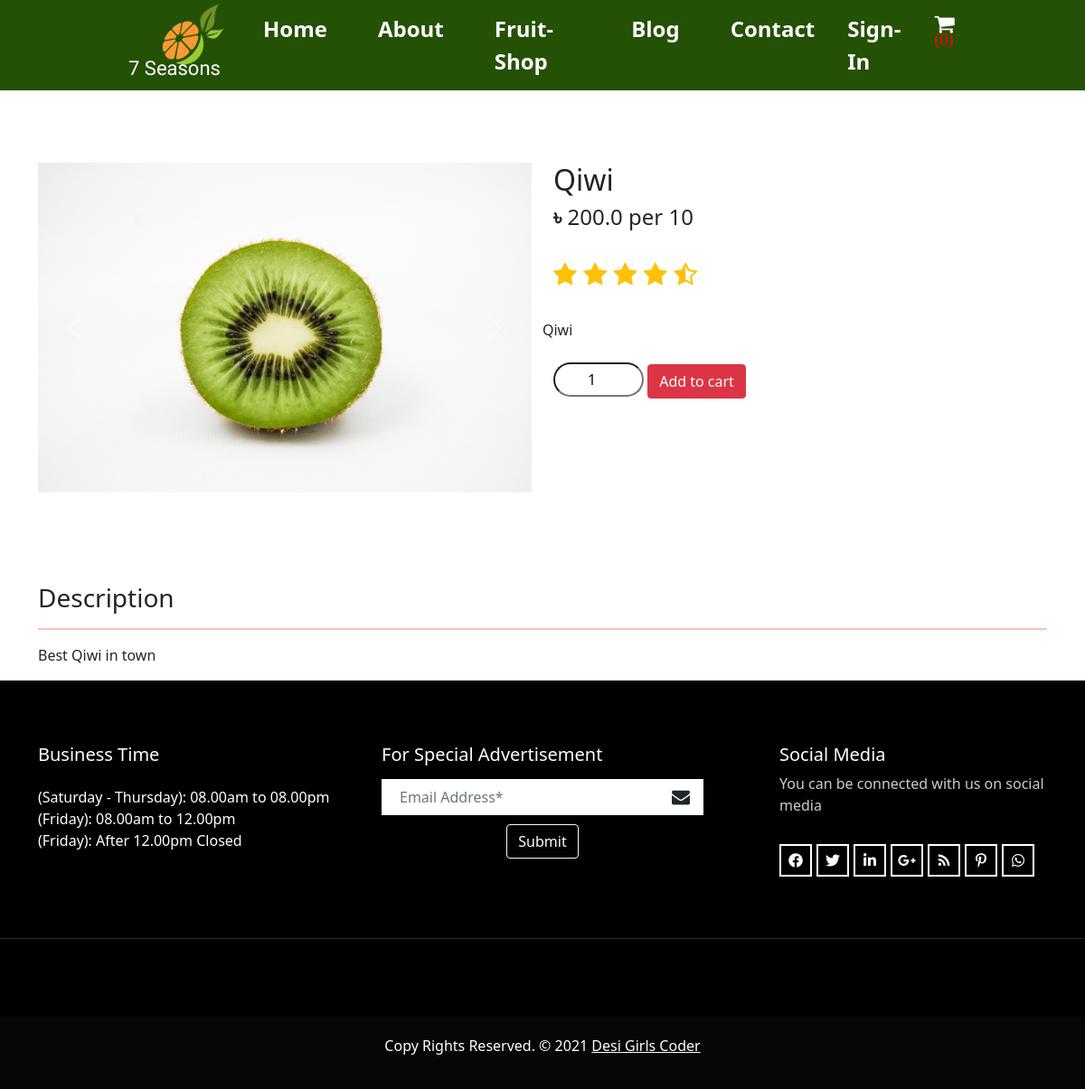
Page /single-fruit/3/ on the committed database.
### App_product/models.py (models this page shows)
class FruitModel(models.Model):
    vendor = models.ForeignKey(User, on_delete=models.CASCADE, related_name='vendor')
    main_image = models.ImageField(upload_to='Product_image/')
    image1 = models.ImageField(upload_to='Product_image/')
    image2 = models.ImageField(upload_to='Product_image/')
    image3 = models.ImageField(upload_to='Product_image/')
    name = models.CharField(max_length=264)
    seasons = ListCharField(base_field=models.CharField(max_length=20, choices=season_choice), size=20,
                            max_length=(20 * 50))
    preview_text = models.TextField(max_length=200, verbose_name='Preview Text')
    details_text = models.TextField(max_length=10000, verbose_name='Description')
    availability = models.BooleanField(default=False)
    unit = models.CharField(max_length=100)
    price = models.FloatField(verbose_name='Price per unit')
    created_date = models.DateTimeField(auto_now_add=True)
    def __str__(self):
        return self.name
    class Meta:
        ordering = ['name', ]

### App_product/views.py (the view)
# urls.py: path('single-fruit/<pk>/', views.fruit_details, name='single-fruit'),
def fruit_details(request, pk):
    try:
        IsSeller = SellerModel.objects.get(seller=request.user)
    except:
        IsSeller = None
    fruit = FruitModel.objects.get(id=pk)
    if request.user.is_authenticated:
        cart_item = Cart.objects.filter(user=request.user, purchased=False).count()
    else:
        cart_item = 0
    content = {
        'fruit': fruit,
        'cart_item': cart_item,
        'IsSeller': IsSeller,
    }
    return render(request, 'App_product/fruit_details.html', context=content)

### templates/App_product/fruit_details.html (shortened to what this page needs)
{% extends 'base.html' %}
{% block main %}
    <div class="container" style="margin-top: 80px;">
        <div class="row">
            <div class="col-md-6">
                <div id="carouselExampleControls" class="carousel slide" data-ride="carousel">
                    <div class="carousel-inner">
                        <div class="carousel-item active carousel-item-left">
                            <img class="d-block w-100" src="{{ fruit.image1.url }}" alt="Second slide">
                        </div>
                    </div>
                    <a class="carousel-control-prev" href="#carouselExampleControls" role="button" data-slide="prev">
                        <span class="carousel-control-prev-icon" aria-hidden="true"></span> <span class="sr-only">Previous</span>
                    </a> <a class="carousel-control-next" href="#carouselExampleControls" role="button"
                            data-slide="next"> <span class="carousel-control-next-icon" aria-hidden="true"></span>  </a>
                </div>
            </div>
            <div class="col-md-6">
                <div class="row">
                    <h2>{{ fruit.name }}</h2>
                </div>
                <div class="row">
                    <h4><b>৳</b> {{ fruit.price }} per {{ fruit.unit }}</h4>
                </div>
                <div class="row">
                    <h3 class="text-warning">
                        <i class="fa fa-star" aria-hidden="true"></i>
                        <i class="fa fa-star" aria-hidden="true"></i>
                        <i class="fa fa-star" aria-hidden="true"></i>
                        <i class="fa fa-star" aria-hidden="true"></i>
                        <i class="fa fa-star-half-o" aria-hidden="true"></i>
                    </h3>
                </div>
                <div class="row mt-4">
                    {{ fruit.preview_text|safe }}
                </div>
                <div class="row mt-4">
                    <form method="post" action="{% url 'App_order:add-to-cart' %}">
                        <input type="number" name="quantity" min="1" value="1" id="id-quantity">
                        <button class="btn btn-danger">Add to cart</button>
                    </form>
                </div>
            </div>
        </div>
    </div>
    <div class="container" style="margin-top: 100px;">
        <h3>
            Description
        </h3>
        <hr style="border: 1px solid #ff0000;">
        <p>{{ fruit.details_text }}</p>
    </div>
{% endblock %}

### templates/base.html (shortened to what this page needs)
<!doctype html>
<html lang="en">
<head>
    {% load static %}
    <link href="https://cdn.jsdelivr.net/npm/bootstrap@5.0.2/dist/css/bootstrap.min.css" rel="stylesheet"
>
    <link rel="stylesheet" href="https://cdnjs.cloudflare.com/ajax/libs/font-awesome/5.15.3/css/all.min.css">
    <link rel="stylesheet" href="https://cdnjs.cloudflare.com/ajax/libs/font-awesome/4.7.0/css/font-awesome.min.css">
</head>
<body>
<header>
    <nav class="navbar navbar-expand-lg" style="background-color: #245105; height: 100px;">
        <div class="container-fluid">
            <a class="navbar-brand" href="{% url 'App_product:home' %}" id="id-7seasons">
                <img class="logo-7-seasons" src="{% static 'images/orange_logo_3.png' %}" alt="Seven Seasons logo">
                <h4>7 Seasons</h4>
            </a>
            <div class="collapse navbar-collapse" id="navbarSupportedContent">
                <ul class="navbar-nav mx-auto mb-2 mb-lg-0" id="id-centered-menu">
                    <li class="nav-item">
                        <a class="nav-link" id="id-home" aria-current="page" href="{% url 'App_product:home' %}">
                            Home
                        </a>
                    </li>
                    <li class="nav-item">
                        <a class="nav-link" href="{% url 'App_login:about' %}" id="id-about">About</a>
                    </li>
                    <li class="nav-item">
                        <a class="nav-link" href="{% url 'App_product:fruit-shop' %}" id="id-fruit-shop">Fruit-Shop</a>
                    </li>
                    <li class="nav-item">
                        <a class="nav-link" href="{% url 'App_blog:blogs' %}" id="id-blog">Blog</a>
                    </li>
                    <li class="nav-item">
                        <a class="nav-link" href="{% url 'App_login:contact-us' %}" id="id-contact">Contact</a>
                    </li>
                </ul>
                <ul class="navbar-nav mr-auto" style="padding-right: 100px;" id="id-right-menu">
                    {% if user.is_authenticated %}
                        <li class="nav-item dropdown">
                            <a class="nav-link dropdown-toggle" href="#" id="navbarDropdown" role="button"
                               data-bs-toggle="dropdown" aria-expanded="false">
                                <i class="fa fa-cog"></i>
                            </a>
                            <ul class="dropdown-menu" aria-labelledby="navbarDropdown">
                                {% if IsSeller %}
                                    <li>
                                        <a class="dropdown-item" href="{% url 'App_product:seller-view' %}">
                                            Seller
                                        </a>
                                    </li>
                                {% else %}
                                    <li>
                                        <a class="dropdown-item" href="{% url 'App_login:become-seller' %}">
                                            Become a seller
                                        </a>
                                    </li>
                                {% endif %}
                                <li>
                                    <hr class="dropdown-divider">
                                </li>
                                <li><a class="dropdown-item" href="{% url 'App_login:profile' %}">Profile</a></li>
                                <li>
                                    <hr class="dropdown-divider">
                                </li>
                                <li>
                                    <a class="dropdown-item" href="{% url 'App_login:logout' %}">
                                        Sign out
                                    </a>
                                </li>
                            </ul>
                        </li>
                    {% else %}
                        <li class="nav-item">
                            <a href="{% url 'App_login:login' %}" class="nav-link">
                                <b>Sign-In</b>
                            </a>
                        </li>
                    {% endif %}
                    <li class="nav-item">
                        <a class="nav-link" href="{% url 'App_order:cart-showcasing' %}" tabindex="-1"
                           aria-disabled="true" id="id-cart">
                            <i class="fa fa-shopping-cart">
                                {% if user.is_authenticated and cart_item %}
                                    <sup style="color: green">({{ cart_item }})</sup>
                                {% else %}
                                    <sup style="color: red">(0)</sup>
                                {% endif %}
                            </i>
                        </a>
                    </li>
                </ul>
            </div>
        </div>
    </nav>
</header>
{% block main %}
{% endblock %}
<footer>
    <div class="footer-main">
        <div class="container">
            <div class="row">
                <div class="col-lg-4 col-md-12 col-sm-12">
                    <div class="footer-top-box">
                        <h3>Business Time</h3>
                        <ul class="list-time">
                            <li>(Saturday - Thursday): 08.00am to 08.00pm</li>
                            <li>(Friday): 08.00am to 12.00pm</li>
                            <li>(Friday): After 12.00pm <span>Closed</span></li>
                        </ul>
                    </div>
                </div>
                <div class="col-lg-4 col-md-12 col-sm-12">
                    <div class="footer-top-box">
                        <h3>For Special Advertisement</h3>
                        <form class="newsletter-box">
                            <div class="form-group">
                                <input class="form-control" type="email" name="Email" placeholder="Email Address*"
                                       style="margin: 10px 0;"/>
                                <i class="fa fa-envelope"></i>
                            </div>
                            <div class="text-center">
                                <button class="btn btn-outline-light text-center hvr-hover" type="submit">Submit
                                </button>
                            </div>
                        </form>
                    </div>
                </div>
                <div class="col-lg-4 col-md-12 col-sm-12 pl-5">
                    <div class="footer-top-box" style="padding-left: 60px;">
                        <h3>Social Media</h3>
                        <p>You can be connected with us on social media</p>
                        <ul style="list-style: none; padding-left: 0;">
                            <li>
                                <a href="#"><i class="fab fa-facebook" aria-hidden="true"></i></a>
                            </li>
                            <li>
                                <a href="#"><i class="fab fa-twitter" aria-hidden="true"></i></a>
                            </li>
                            <li>
                                <a href="#"><i class="fab fa-linkedin" aria-hidden="true"></i></a>
                            </li>
                            <li>
                                <a href="#"><i class="fab fa-google-plus" aria-hidden="true"></i></a>
                            </li>
                            <li>
                                <a href="#"><i class="fa fa-rss" aria-hidden="true"></i></a>
                            </li>
                            <li>
                                <a href="#"><i class="fab fa-pinterest-p" aria-hidden="true"></i></a>
                            </li>
                            <li>
                                <a href="#"><i class="fab fa-whatsapp" aria-hidden="true"></i></a>
                            </li>
                        </ul>
                    </div>
                </div>
            </div>
        </div>
        <hr>
    </div>
</footer>
<div class="footer-copyright">
    <p class="footer-company">Copy Rights Reserved. &copy; 2021 <a href="#">Desi Girls Coder</a>
</div>
</body>
</html>

### templates/base.html (style rules this page uses)
#id-centered-menu li { margin: 20px; }
#id-7seasons { font-family: 'Otomanopee One', sans-serif; padding-left: 100px; }
.collapse { transition: .01ms !important; }
.footer-main { padding: 70px 0px; background: #010101; }
.footer-main hr { border-top: 1px solid rgba(255, 255, 255, .6); }
.footer-top-box { margin-bottom: 30px; }
.footer-top-box h3 { color: #ffffff; position: relative; font-size: 20px; }
.footer-top-box h3::before { content: ""; height: 3px; width: 50%; position: absolute; bottom: 3px; left: 0px; }
.list-time { margin-top: 15px; padding-left: 0 !important; }
.footer-top-box .list-time li { color: #ffffff; font-size: 16px; display: block; float: none; }
.newsletter-box { margin-top: 15px; position: relative; }
.newsletter-box input { height: 40px; border: none; padding: 0 10px; background: transparent; border-radius: 0; background: #fff; padding: 0 20px; width: 100%; }
.newsletter-box i { position: absolute; right: 15px; top: 10px; font-size: 20px; }
.newsletter-box button { color: #ffffff; font-size: 16px; font-weight: 500; }
.footer-top-box p { padding-bottom: 15px; color: #cccccc; }
.footer-top-box ul { display: inline-block; }
.footer-top-box ul li { float: left; margin-right: 5px; }
.footer-top-box ul li a { color: #ffffff; display: inline-block; width: 36px; height: 36px; border: 2px solid #ffffff; text-align: center; line-height: 32px; }
.footer-copyright { background: #060606; padding: 20px 0px; position: relative; }
.footer-copyright p { text-align: center; color: #ffffff; font-size: 16px; }
.footer-copyright p a { color: #ffffff; }
.nav-link { text-decoration: none; color: #fdfdfd; font-size: 24px !important; font-weight: bold !important; }
.navbar-brand { margin-left: 30px !important; }
.logo-7-seasons { width: 70px; height: 70px; margin-left: 35px; }
.navbar-brand h4 { color: #fff; margin-top: -10px; font-size: 22px !important; }

### templates/App_product/fruit_details.html (style rules this page uses)
.carousel-inner div img { width: 100%; height: 365px; }
#id-quantity { height: 38px; border-radius: 30px; width: 100px; text-align: center; box-shadow: 0 0 0; }

### rows in the picture
FruitModel: image1 (picture), name "Qiwi", price "200.0", unit "10", preview_text "Qiwi", details_text "Best Qiwi in town"
